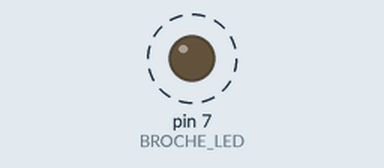
Simulated run of this sketch. Board: Arduino Uno, built with avr-gcc and run on an emulated ATmega328P. On the bench: output pins drawn as LEDs (lit = HIGH). Dashed ring = blinking. Random numbers use the default seed unless the sketch sets one.

Above: at 0.6 s.
Timing chart, 0 to 3.0 s (numbered marks = the images above):
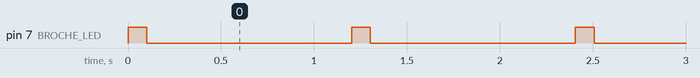

Measured:
- by itself, pin 7 (BROCHE_LED): alternates HIGH for 0.10 s and LOW for 1.1 s

The sketch:

testeur_midi_mieux.ino
```cpp
/*
 * Résidence Ritournelle, Nantes / Ping, atelier partagé du Breil, 18 juin 2019
 * Circuit pour tester l'envoi de commandes midi au prototype de Ritournelle
 * Les commandes MIDI sont envoyées directement sans passer par la lib. MIDI
 *
 * arduino 1.8.5 @ Kirin, debian 9 stretch
 *  + lib SoftwareSerial 1.0 http://www.arduino.cc/en/Reference/SoftwareSerial
 *
 */

#define BROCHE_LED   7             // led indiquant l'envoi d'un message

#include <SoftwareSerial.h>
SoftwareSerial midiSerial(2, 3);   // RX, TX

byte note = 0;                     // note actuellement jouée
int duree_note = 300;              // durée de chaque note
int duree_led = 100;               // durée de la led

// Notes jouées
byte notes[16] = {60, 61, 62, 63, 64, 65, 66, 67, 68, 69, 70, 71, 72, 73, 74, 75};

void setup() {
  pinMode(BROCHE_LED, OUTPUT);
  midiSerial.begin(31250);
}

void loop() {

  // Choisir une note avec un tirage au sort et une répartition statistique
  byte hasard = random(100);
  if (hasard < 20)                      note = notes[0];
  else if (hasard >= 20 && hasard < 40) note = notes[1];
  else if (hasard >= 40 && hasard < 60) note = notes[2];
  else if (hasard >= 60 && hasard < 80) note = notes[3];
  else                                  note = notes[4];

  // Déclencher les messages MIDI
  midiMessage(0x90, note, 0x45);  // Note On 0x9n, n : canal entre 0 et F
  digitalWrite(BROCHE_LED, HIGH);
  delay(duree_led);               // durée de la led
  digitalWrite(BROCHE_LED, LOW);
  delay(duree_note - duree_led);
  midiMessage(0x80, note, 0x00);  // Note Off 0x8n, n : canal entre 0 et F
  delay(duree_note * 3);          // durée du silence entre 2 notes
}

// Envoi des messages MIDI sur le port série
void midiMessage(byte cmd, byte data1, byte data2) {
  midiSerial.write(cmd);
  midiSerial.write(data1);
  midiSerial.write(data2);
}
```
